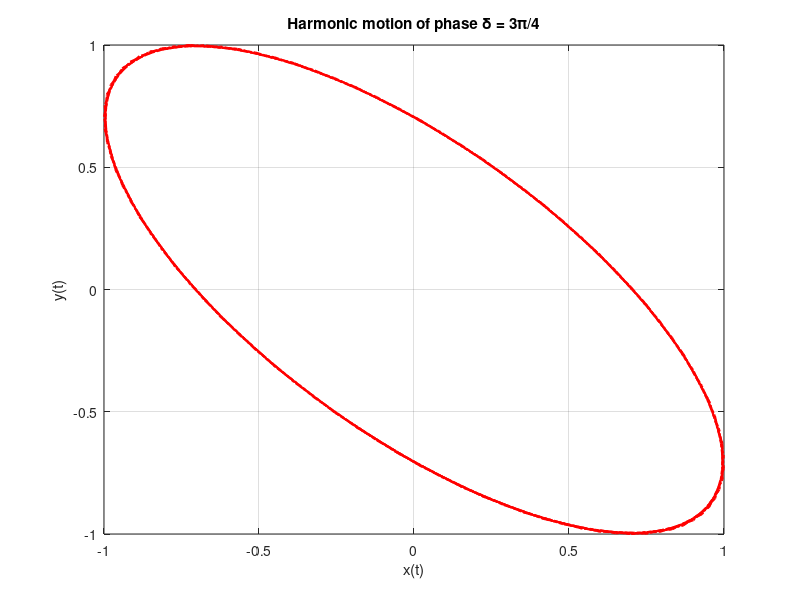

Write the MATLAB code that produced this figure.
N = 200;
phi = 3*pi/4;
A = 1;
B = 1;
t0 = -2;
tf = 2;
k = 43
m = 0.81
w = sqrt(2*k/m);
T = 2*pi/w;

t = t0:(tf-t0)/(N-1):T;
x = A*cos(w*t);
y = B*cos(w*t-phi);



figure
plot(x,y,'-.r','linewidth',1.5)
grid on;
title('Harmonic motion of phase \delta = 3\pi/4');
xlabel('x(t)');
ylabel('y(t)');
%legend('x(t)', 'y(t)')
